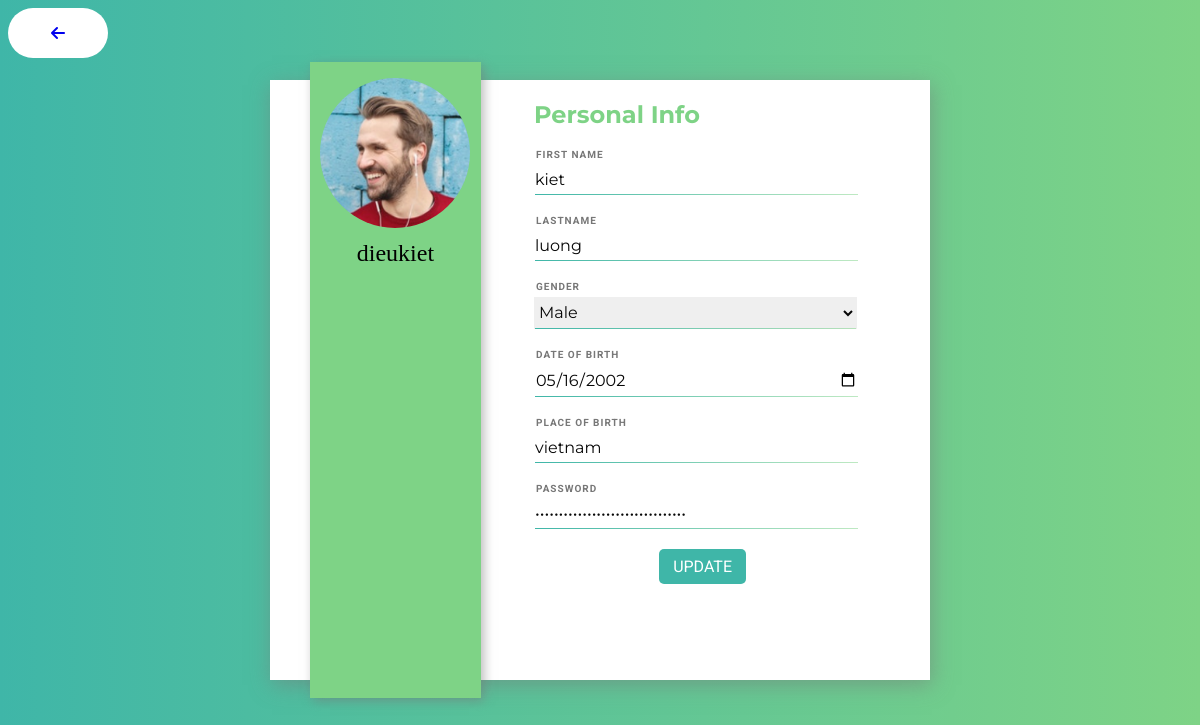
Screenshot of /profile.php?id=3 with the database file from the repository.
### tables this page shows
CREATE TABLE `account` (
  `id` int(11) NOT NULL,
  `username` varchar(255) NOT NULL,
  `password` varchar(255) NOT NULL,
  `firstname` varchar(255) NOT NULL,
  `lastname` varchar(255) NOT NULL,
  `gender` varchar(10) NOT NULL,
  `date_birth` date NOT NULL,
  `place_of_birth` varchar(255) NOT NULL,
  `create_date` date NOT NULL,
  `permission_id` int(11) NOT NULL,
  `status` tinyint(1) NOT NULL,
  `is_deleted` tinyint(1) NOT NULL
);

### database/connectDB.php (called while the page is built, shortened)
<?php class Database
{
  public $host = DB_HOST;
  public $user = DB_USER;
  public $pass = DB_PASS;
  public $dbname = DB_NAME;
  public $link;
  private function connectDB()
  {
    $this->link = new mysqli(
      $this->host,
      $this->user,
      $this->pass,
      $this->dbname
    );
  }
  public function select($query)
  {
    ($result = $this->link->query($query)) or
      die($this->link->error . __LINE__);
    if ($result->num_rows > 0) {
      return $result;
    } else {
      return false;
    }
  }
}

### controller/accountController.php (called while the page is built, shortened)
<?php
$filepath = realpath(dirname(__DIR__));
include_once $filepath . "/services/accountServices.php";
include_once $filepath . "/helpers/format.php";
class AccountController
{
  public function show_account_by_id($id)
  {
    $accountService = new AccountServices();
    $result = $accountService->show_account_by_id($id);
    return $result;
  }
}

### services/accountServices.php (called while the page is built, shortened)
<?php
$filepath = realpath(dirname(__DIR__));
include_once $filepath . "\database\connectDB.php";
?>
<?php class AccountServices
{
  private $db;
  public function __construct()
  {
    $this->db = new Database();
  }
  public function show_account_by_id($id)
  {
    $query = "SELECT * FROM account WHERE id='{$id}' LIMIT 1";
    $result = $this->db->select($query);
    return $result;
  }
}
?>

### helpers/format.php (called while the page is built, shortened)
<?php
class Format
{
  public function CheckGender($gender)
  {
    if(!empty($gender)){
      $gender = strtolower($gender);
    }
    else {
      $gender = "";
    }
    return $gender;
  }
}

### profile.php (the view, shortened to what this page needs)
<?php
$filepath = realpath(dirname(__DIR__));
include_once($filepath . "\Toy_Management_Website\controller\accountController.php");
include_once $filepath . "/helpers/format.php";
$accountController = new AccountController();
$fm = new Format();
?>
<!DOCTYPE html>
<html lang="en">
<head>
    <link rel="stylesheet" href="./assets/css/profile.css">
</head>
<body>
    <a href="index.php" class="return-btn">
        <i class="fa-solid fa-arrow-left"></i>
    </a>
    <div class="container">
        <?php
        $show_account = $accountController->show_account_by_id($_GET["id"]);
        if ($show_account) {
            while ($result_account = $show_account->fetch_array()) {
        ?>
                <div class="leftbox">
                    <div class="avatar">
                        <img src="./assets/images/pic-1.png" alt="">
                    </div>
                    <div class="username">
                        <?php echo $result_account[1] ?>
                    </div>
                </div>
                <div class="rightbox">
                    <form action="" method="post" enctype="multipart/form-data">
                        <div class="profile">
                            <h1>Personal Info</h1>
                            <div class="form-group">
                                <h2>First Name</h2>
                                <input type="text" class="firstname" name="firstname" id="firstname" value="<?php echo $result_account[3] ?>">
                            </div>
                            <div class="form-group">
                                <h2>Lastname</h2>
                                <input type="text" class="lastname" name="lastname" id="lastname" value="<?php echo $result_account[4] ?>">
                            </div>
                            <div class="form-group">
                                <h2>Gender</h2>
                                <select name="gender" id="gender" class="gender" <?php echo $fm->CheckGender($result_account[5]) ?>>
                                    <?php
                                    if ($fm->CheckGender($result_account[5]) == "nam") {
                                        $gender_Name = "selected";
                                    }
                                    ?>
                                    <option value="Nam" <?php echo $gender_Name ?>>Male</option>
                                </select>
                            </div>
                            <div class="form-group">
                                <h2>Date of Birth</h2>
                                <input type="date" class="date_birth" name="date_birth" id="date_birth" value="<?php echo $result_account[6]; ?>">
                            </div>
                            <div class="form-group">
                                <h2>Place of Birth </h2>
                                <input type="text" class="place_of_birth" id="place_of_birth" name="place_of_birth" value="<?php echo $result_account[7] ?>">
                            </div>
                            <div class="form-group">
                                <h2>Password </h2>
                                <input type="password" class="password" name="password" id="password" value="<?php echo $result_account[2] ?>">
                            </div>
                            <button type="submit" id="update-btn" name="submit" class="btn">Update</button>
                        </div>
                    </form>
                </div>
        <?php
            }
        }
        ?>
    </div>

### assets/css/profile.css (style rules this page uses)
* { font-size: 1rem; }
body { background: linear-gradient(to right, #3FB6A8, #7ED386); }
.container { background: #FFFFFF; width: 660px; height: 600px; margin: 0 auto; position: relative; margin-top: 1%; box-shadow: 2px 5px 20px rgba(119, 119, 119, 0.5); }
.leftbox { float: left; top: -3%; left: 6%; position: absolute; width: 26%; height: 106%; background: #7ED386; box-shadow: 3px 3px 10px rgba(119, 119, 119, 0.5); text-align: center; }
.avatar { margin-top: 1rem; margin-bottom: .5rem; }
.avatar img { border-radius: 50%; height: 150px; width: 150px; }
.username { font-size: 1.5rem; }
.rightbox { float: right; width: 60%; height: 100%; }
.profile, .payment, .subscription, .privacy, .settings { transition: opacity 0.5s ease-in; position: absolute; width: 70%; }
h1 { font-family: 'Montserrat', sans-serif; color: #7ED386; font-size: 1.5em; margin-top: 20px; margin-bottom: 20px; }
h2 { color: #777777; font-family: 'Roboto', sans-serif; width: 80%; text-transform: uppercase; font-size: 10px; letter-spacing: 1px; margin-left: 2px; margin-bottom: 5px; }
.form-group { margin-bottom: 20px; }
input[type="text"], input[type="password"], input[type="date"], select { border-width: 1px; border-style: solid; border-image: linear-gradient(to right, #3FB6A8, rgba(126, 211, 134, 0.5)) 1 0%; border-top: 0; width: 70%; font-family: 'Montserrat', sans-serif; font-size: 1em; padding: 5px 0; color: #070707; }
button[type="submit"] { font-family: 'Roboto', sans-serif; padding: .5rem .9rem; margin-left: 27%; text-align: center; display: block; text-transform: uppercase; font-size: 16px; border: none; color: #fff; background-color: #3FB6A8; border-radius: 5px; }
.return-btn { width: 100px; height: 50px; border-radius: 50px; background: white; display: flex; justify-content: center; align-items: center; cursor: pointer; text-decoration: none; }

### rows the page displays
account: username "dieukiet", firstname "kiet", lastname "luong", gender "Male", date_birth "05/16/2002", place_of_birth "vietnam"
